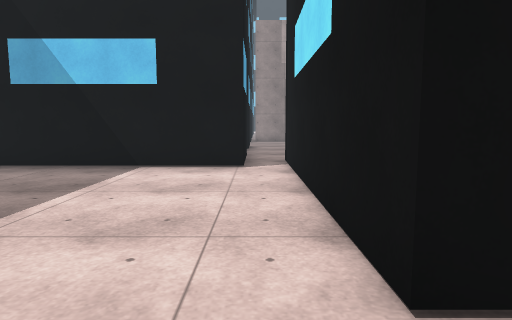
view 1 (above)

19 first-person views from a walk through a Unity game level. The camera is 1.2 m above the floor, tilts 6° down and sees 75° across. The floor is counted in squares, 1 m on a side. Each view is taken from the middle of a square. On the plan, view 1 faces up. The plan holds only what a view shows up to about 14 squares ahead; the rest is blank. The place goes on beyond the plan. The player character is not drawn. Some animated figures are not drawn. Some surface patterns are stand-ins.

view 2
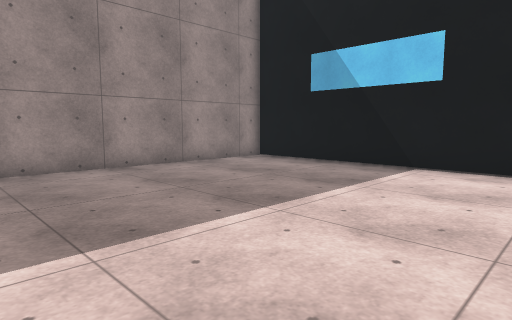

view 3
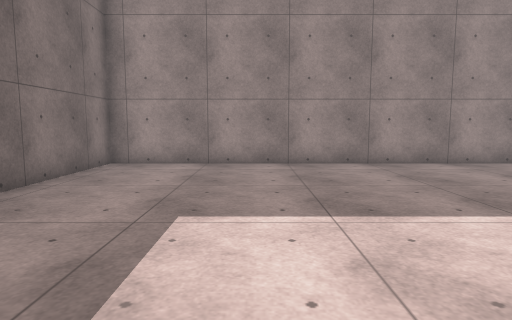

view 4
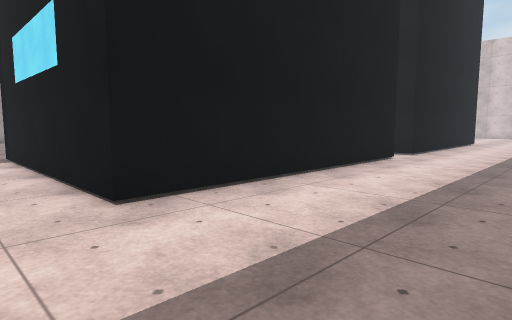

view 5
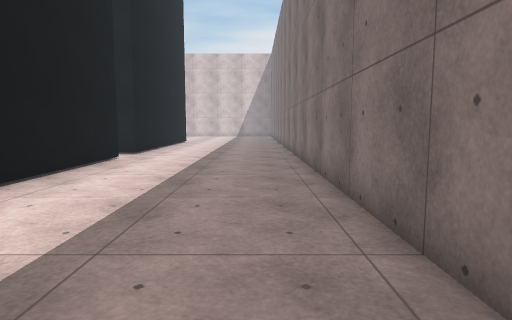

view 6
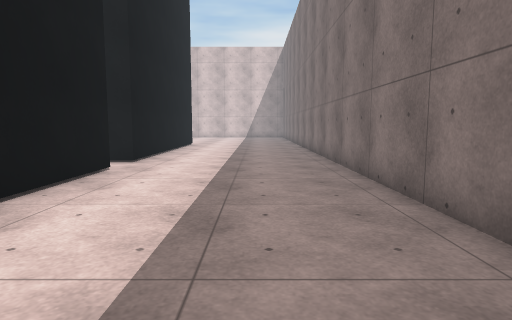

view 7
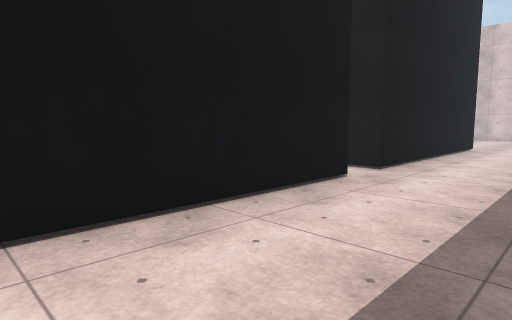

view 8
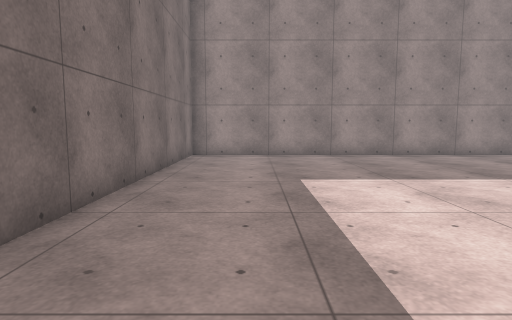

view 9
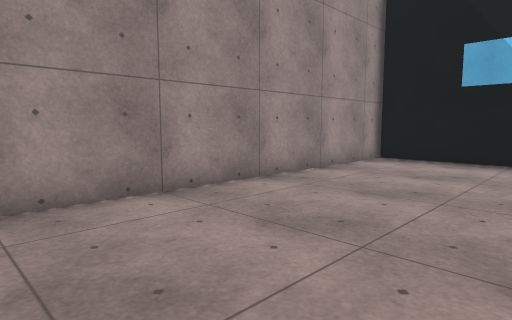

view 10
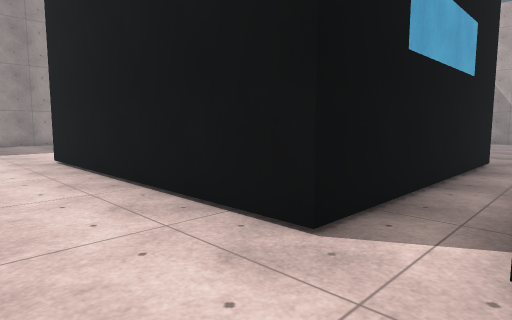

view 11
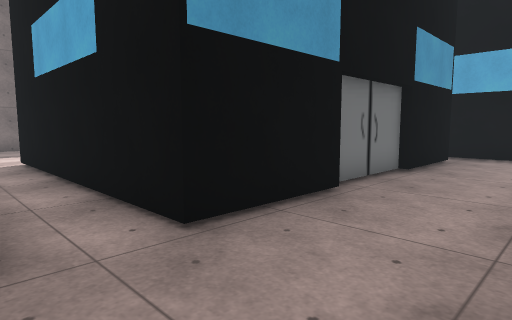

view 12
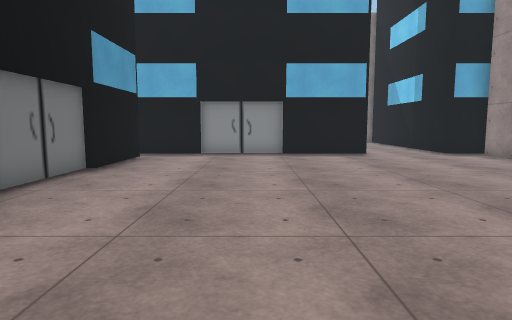

view 13
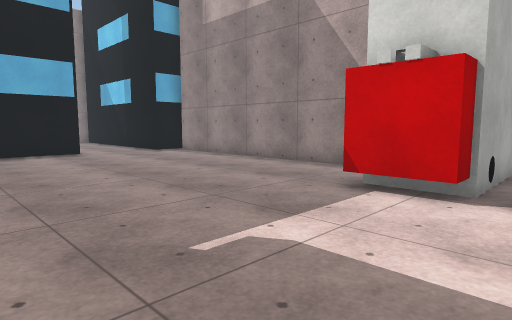

view 14
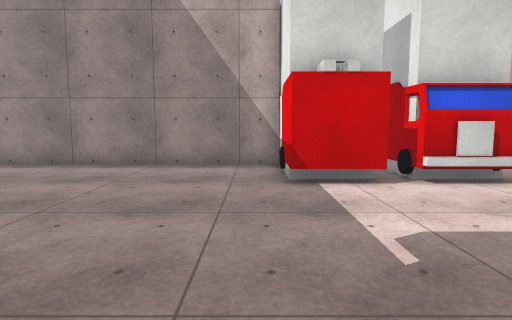

view 15
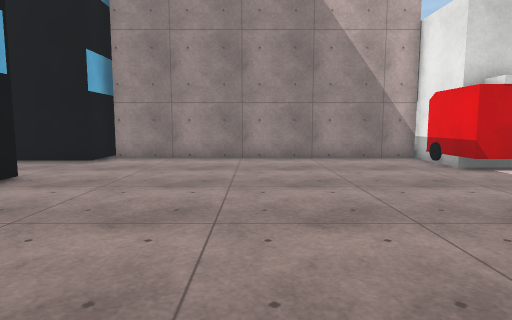

view 16
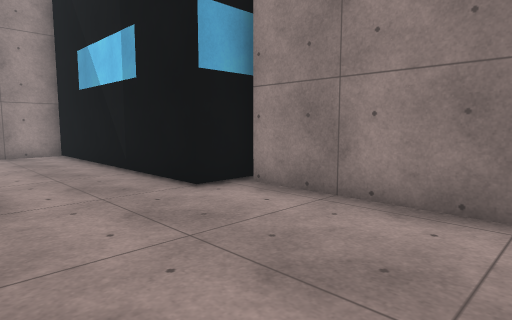

view 17
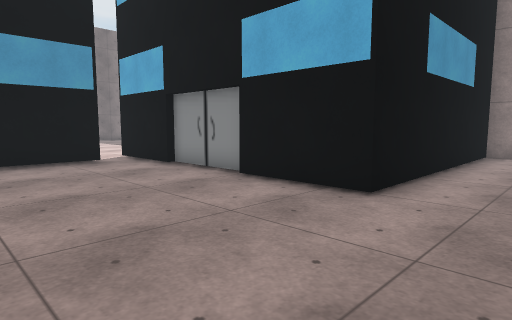

view 18
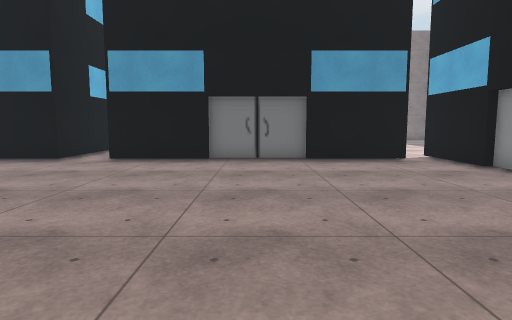

view 19
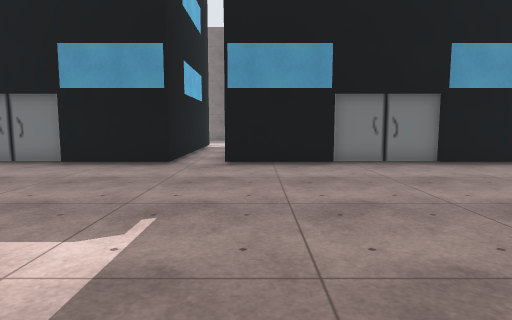

### Floor plan
Key: @ floor where view 1 was taken; # wall or solid block; . floor; O other object.
Columns run from 10 left of view 1 to 16 right of it. Each row starts with its distance up from view 1.
 25                        O
 24           ###########O O
 23 #O#########..........O OO
 22 #....................O OO
 21 #....................OOOOO
 20 #.........................
 19 #O#########..............
 18           #..............
 17           #..............
 16          ##..............
 15          #................
 14          #.................
 13          #.................
 12          ##................
 11           ####O...O###.####
 10 ############ ####### #.#  #
  9 #..........#         #.#
  8 #..........#         #.#
  7 #..........#         #.#
  6 #..........#         #.
  5 #..........#         #.
  4 #..........#         #.
  3 #..........#         #.##
  2 #..........###########.O###
  1 #..........................
  0 #.........@................
 -1 #..........................
 -2 #..........................
 -3 #..........................
 -4 #..........................
 -5 ###########################

Where each view was taken, in squares from view 1:
view 1: 0 up, 0 right, facing up
view 2: 0 up, 0 right, facing up-left
view 3: 0 up, 1 right, facing left
view 4: 3 down, 1 left, facing up-right
view 5: 3 down, 1 left, facing right
view 6: 2 down, 2 right, facing right
view 7: 2 down, 4 right, facing up-right
view 8: 2 down, 4 right, facing left
view 9: 2 down, 4 left, facing up-left
view 10: 1 down, 13 right, facing up-left
view 11: 14 up, 13 right, facing down-left
view 12: 15 up, 13 right, facing left
view 13: 15 up, 14 right, facing up-left
view 14: 14 up, 10 right, facing up
view 15: 12 up, 5 right, facing up
view 16: 19 up, 5 right, facing up-left
view 17: 22 up, 5 right, facing down-left
view 18: 22 up, 6 right, facing down
view 19: 21 up, 10 right, facing down
